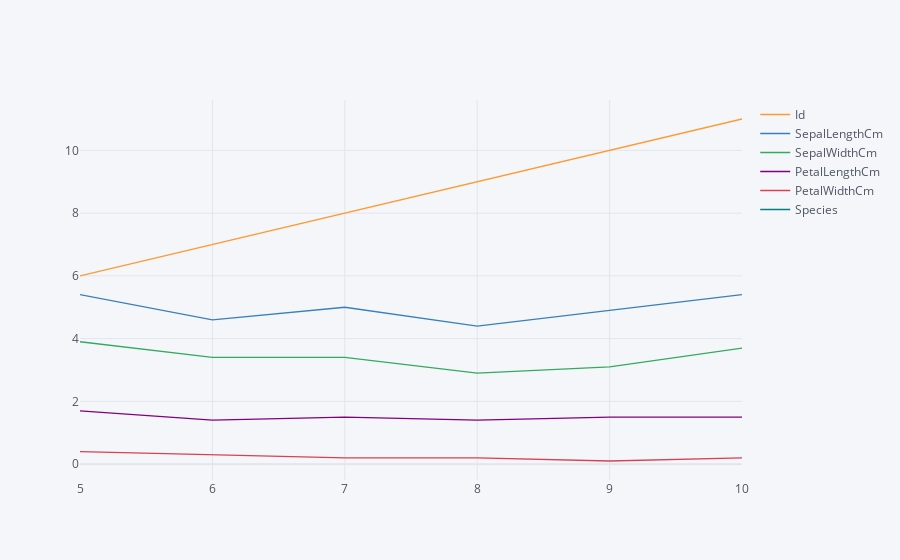

Notebook code cell kept with this figure:
### Code cell
df1.iplot()

### Figure 1 — Plotly figure (JSON) as saved in the notebook; plotly's stock layout.template omitted (floating-point values rounded to 4 significant figures)
{"data": [{"line": {"color": "rgba(255, 153, 51, 1.0)", "dash": "solid", "shape": "linear", "width": 1.3}, "mode": "lines", "name": "Id", "text": "", "type": "scatter", "x": [5, 6, 7, 8, 9, 10], "y": [6, 7, 8, 9, 10, 11]}, {"line": {"color": "rgba(55, 128, 191, 1.0)", "dash": "solid", "shape": "linear", "width": 1.3}, "mode": "lines", "name": "SepalLengthCm", "text": "", "type": "scatter", "x": [5, 6, 7, 8, 9, 10], "y": [5.4, 4.6, 5, 4.4, 4.9, 5.4]}, {"line": {"color": "rgba(50, 171, 96, 1.0)", "dash": "solid", "shape": "linear", "width": 1.3}, "mode": "lines", "name": "SepalWidthCm", "text": "", "type": "scatter", "x": [5, 6, 7, 8, 9, 10], "y": [3.9, 3.4, 3.4, 2.9, 3.1, 3.7]}, {"line": {"color": "rgba(128, 0, 128, 1.0)", "dash": "solid", "shape": "linear", "width": 1.3}, "mode": "lines", "name": "PetalLengthCm", "text": "", "type": "scatter", "x": [5, 6, 7, 8, 9, 10], "y": [1.7, 1.4, 1.5, 1.4, 1.5, 1.5]}, {"line": {"color": "rgba(219, 64, 82, 1.0)", "dash": "solid", "shape": "linear", "width": 1.3}, "mode": "lines", "name": "PetalWidthCm", "text": "", "type": "scatter", "x": [5, 6, 7, 8, 9, 10], "y": [0.4, 0.3, 0.2, 0.2, 0.1, 0.2]}, {"line": {"color": "rgba(0, 128, 128, 1.0)", "dash": "solid", "shape": "linear", "width": 1.3}, "mode": "lines", "name": "Species", "text": "", "type": "scatter", "x": [5, 6, 7, 8, 9, 10], "y": ["Iris-setosa", "Iris-setosa", "Iris-setosa", "Iris-setosa", "Iris-setosa", "Iris-setosa"]}], "layout": {"legend": {"bgcolor": "#F5F6F9", "font": {"color": "#4D5663"}}, "paper_bgcolor": "#F5F6F9", "plot_bgcolor": "#F5F6F9", "title": {"font": {"color": "#4D5663"}}, "xaxis": {"gridcolor": "#E1E5ED", "showgrid": true, "tickfont": {"color": "#4D5663"}, "title": {"font": {"color": "#4D5663"}, "text": ""}, "zerolinecolor": "#E1E5ED"}, "yaxis": {"gridcolor": "#E1E5ED", "showgrid": true, "tickfont": {"color": "#4D5663"}, "title": {"font": {"color": "#4D5663"}, "text": ""}, "zerolinecolor": "#E1E5ED"}}}
